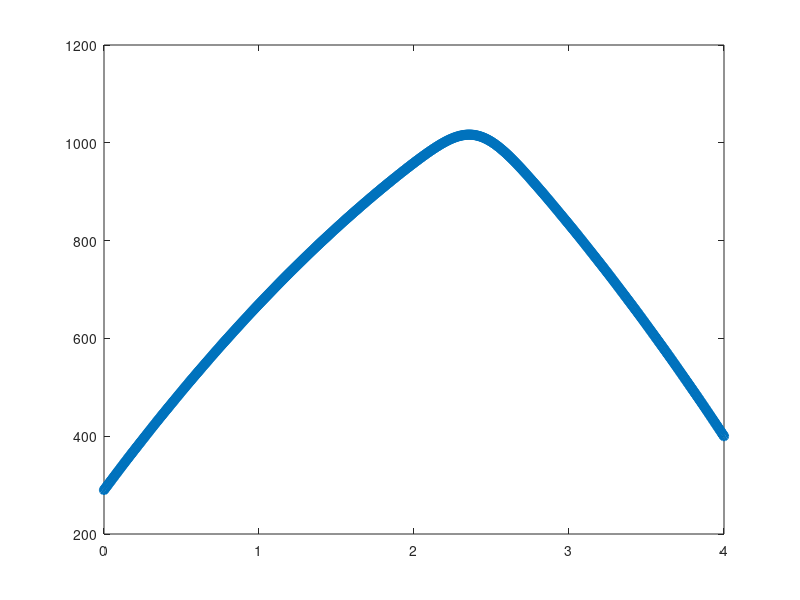

Recreate this plot in MATLAB. (Note: this script raises an error after producing the figure.)
clc;clear all; close all

% Parameters
L = 4.0;          % Length of the rod [m]
k = 2.2;          % Thermal conductivity [N/(K·s)]
t0 = 290.0;       % Temperature at x=0 [K]
t1 = 400.0;       % Temperature at x=L [K]
x_target = 3.0;   % Target position x = 3 m
h_initial = 0.2;  % Initial step size [m]
tolerance = 1e-5; % Desired accuracy (five correct decimal places)

% Initialize variables
h = h_initial;
T3_prev = 0;
error = inf;
iteration = 0;

% Arrays to store results for analysis
h_values = [];
T3_values = [];
errors = [];
orders = [];

fprintf('Iteration\tStep size h\tT(3)\t\tError\t\tEstimated Order p\n');

while error > tolerance
    iteration = iteration + 1;
    
    % Number of internal points
    n = round((L / h) - 1);
    
    % Generate x vector including boundary points
    x_full = linspace(0, L, n + 2)';  % Column vector from 0 to L with step size h
    xi = x_full(2:end-1);             % Internal points (excluding boundaries)
    
    % Compute Q(x) at internal points
    Q = 3000 * exp(-20 * (xi - 0.6 * L).^2) + 200;
    
    % Construct matrix A
    main_diag = 2 * ones(n, 1);           % Main diagonal elements
    off_diag = -1 * ones(n - 1, 1);       % Off-diagonal elements
    A = diag(main_diag) + diag(off_diag, 1) + diag(off_diag, -1);
    
    % Construct vector b
    b = (h^2 / k) * Q;
    
    % Adjust for boundary conditions
    b(1) = b(1) + t0;
    b(end) = b(end) + t1;
    
    % Solve the linear system A * T_internal = b
    T_internal = A \ b;
    
    % Include boundary temperatures
    T_full = [t0; T_internal; t1];
    
    % Find the approximation of T(3)
    index = find(abs(x_full - x_target) < 1e-10);  % Tolerance adjusted for floating-point errors
    
    if isempty(index)
        % Use interpolation if x_target is not in x_full
        T3 = interp1(x_full, T_full, x_target, 'linear');
    else
        T3 = T_full(index);
    end
    
    % Compute error if not the first iteration
    if iteration > 1
        error = abs(T3 - T3_prev);
        % Estimate order of accuracy
        p = log(abs(errors(end) / error)) / log(2);
        orders = [orders; p];
    else
        error = inf;
        p = NaN;
    end
    
    % Store results
    h_values = [h_values; h];
    T3_values = [T3_values; T3];
    errors = [errors; error];
    
    % Display results
    fprintf('%d\t\t%.6f\t%.6f\t%.6e\t%.2f\n', iteration, h, T3, error, p);
    
    % Prepare for next iteration
    T3_prev = T3;
    h = h / 2;  % Halve the step size
end

% Display final result
fprintf('\nFinal approximation of T(3) with five correct decimal places: %.10f K\n', T3);


% Plot the temperature distribution across the rod
figure;
plot(x_full, T_full, '-o', 'LineWidth', 1.5);
xline(x_target,'r--', LineWidth= 2)
xlabel('Position along the rod, x [m]');
ylabel('Temperature, T(x) [K]');
title('Temperature Distribution Along the Rod');
grid on;